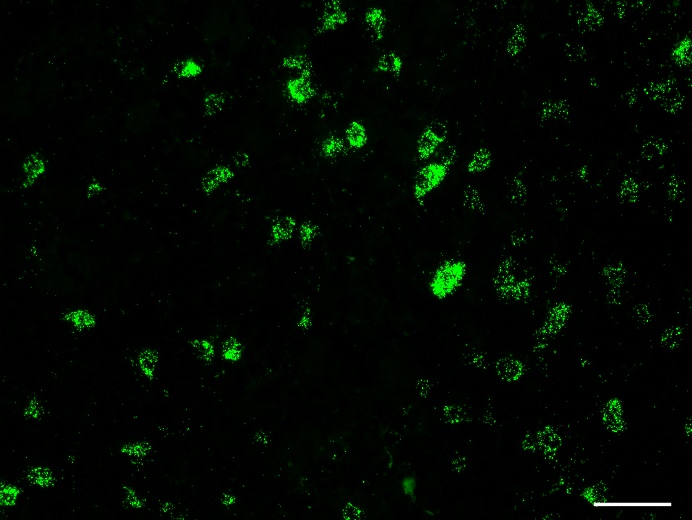
#> input picture test_green.jpg, 692 x 520 px
$ jupyter execute notebook.ipynb   (shell and % lines are left out)   (older library calls are emulated)
#> lines starting #> are read from the running program, lines starting #| are printed output that depends on the picture; after the words box and inside, x2 and y2 are one past the last pixel; in counts of white or black regions, pixels touching at a corner belong together
#> further down, green_image is the input picture: shape (520, 692, 3); mean B, G, R 1.6, 7.8, 1.6
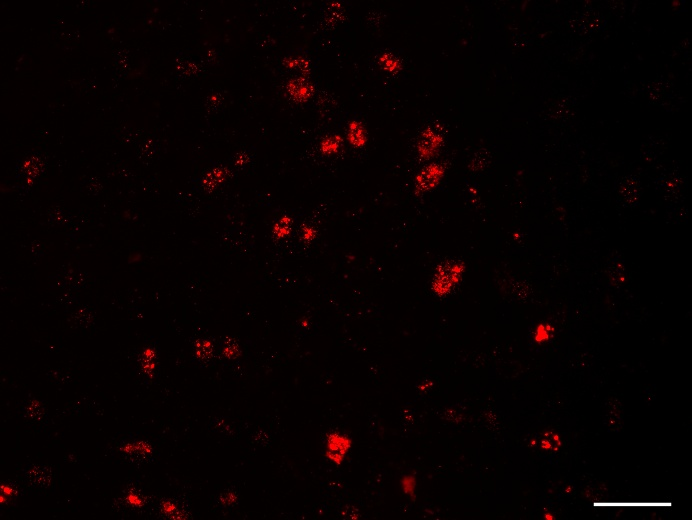
#> input picture test_red.jpg, 692 x 520 px
#> further down, red_image is the input picture: shape (520, 692, 3); mean B, G, R 0.6, 0.7, 7.5
# Analyzing fluorescent images with OpenCV in Python

[cell 1]
# import libraries
import cv2
import numpy as np

from matplotlib import pyplot as plt

from skimage.feature import peak_local_max
from skimage.morphology import watershed
from scipy import ndimage

[cell 2]
def watershed_seg(image1, image2, thresh_min = 5, min_dist = 10):

    # based on http://www.pyimagesearch.com/2015/11/02/watershed-opencv/

    # create lists to store the intensities of light in each cell in each of the two images
#> called with thresh_min = 15, min_dist = 5
    image1_intensity = []
    image2_intensity = []
    classification = []

    # make copies of the images
    image1 = image1.copy()
    image2 = image2.copy()

    # we also create a combined image to draw on
    combined = cv2.addWeighted(image1, 0.5, image2, 0.5, 0)

    shifted1 = cv2.bilateralFilter(image1 ,9,75,75)
    gray1 = cv2.cvtColor(shifted1, cv2.COLOR_BGR2GRAY)
    _, thresh1 = cv2.threshold(gray1, thresh_min, 255, cv2.THRESH_BINARY)
#> thresh1: shape (520, 692); 5.7% white; 559 white regions (484 under 20 px), largest, box (x1, y1, x2, y2) and area: (283, 54, 318, 106) 1153, (428, 259, 466, 300) 1022, (320, 121, 368, 158) 1013

    shifted2 = cv2.bilateralFilter(image2 ,9,75,75)
    gray2 = cv2.cvtColor(shifted2, cv2.COLOR_BGR2GRAY)
    _, thresh2 = cv2.threshold(gray2, thresh_min, 255, cv2.THRESH_BINARY)
#> thresh2: shape (520, 692); 2.1% white; 142 white regions (110 under 20 px), largest, box (x1, y1, x2, y2) and area: (432, 263, 464, 297) 685, (326, 432, 351, 464) 565, (415, 163, 444, 194) 535

    # combine thresholding images
    thresh = thresh2 + thresh1

    # stuff to do the watershed segmentation
    # note that this is on the combined thresh image
    # so the contours are assumed to be cells
    D = ndimage.distance_transform_edt(thresh)
    localMax = peak_local_max(D, indices=False, min_distance=min_dist, labels=thresh)
#> localMax: shape (520, 692) bool; 0.14% white in thin lines or dots
    markers = ndimage.label(localMax, structure=np.ones((3, 3)))[0]
#> markers: shape (520, 692) int32; 488 distinct labels, from 0 to 487
    labels = watershed(-D, markers, mask=thresh)
#> labels: shape (520, 692) int32; 488 distinct labels, from 0 to 487

    # each 'contour' according to the watershed seg is labeled a different number, so we loop through each
    for label in np.unique(labels):
    # if the label is zero, we are examining the 'background'
    # so simply ignore it
        if label == 0:
            continue

        # otherwise, allocate memory for the label region and draw
        # it on the mask
        mask = np.zeros(gray1.shape, dtype="uint8")
        mask[labels == label] = 255

        ## need to:
        ## apply the labels to the combined `thresh` image
        ## apply the contours in the mask to each greyscale image
        ## find the average intensity inside the labeled parts of each greyscale image
        ## cv2.mean(image, mask)

        # detect contours in the mask and grab the largest one
        contours = cv2.findContours(mask.copy(), cv2.RETR_EXTERNAL, cv2.CHAIN_APPROX_SIMPLE)[-2]
        c = max(contours, key = cv2.contourArea)

        # if the contour is large enough, we assume it's a cell.
        # we then reference the original image and find the average color in the contour region
        # in each of the original photos

        if cv2.contourArea(c) > 25:

            # find the average intensity of the first image in the contour
            mask = np.zeros(gray1.shape,np.uint8)
            cv2.drawContours(mask,[c],0,255,-1)
            avg1 = cv2.mean(gray1, mask = mask)[0]
            image1_intensity.append(avg1)

            # find the average intensity of the second image in the contour
            mask = np.zeros(gray2.shape,np.uint8)
            cv2.drawContours(mask,[c],0,255,-1)
            avg2 = cv2.mean(gray2, mask = mask)[0]
            image2_intensity.append(avg2)

            # classify
            if avg1 >= 15 and avg2 >= 15:
                text = "both"
            elif avg1 >= 15 and avg2 < 15:
                text = "image1"
            elif avg1 < 15 and avg2 >= 15:
                text = "image2"

            classification.append(text)

            # draw the contour on the combined image
            cv2.drawContours(combined, [c], 0, (232,79,34), 1)
            # draw a circle enclosing the object
            ((x, y), r) = cv2.minEnclosingCircle(c)
            cv2.putText(combined, "{}".format(text), (int(x) - 10, int(y)),cv2.FONT_HERSHEY_SIMPLEX, 0.4, (165,205,213), 1)
#> this loop made 488 passes
#> (avg1, avg2, text, x, y, r) on passes 2, 12, 13, 16, 17, 18, 24, 27, 35, 37, 49, 50: (36.19, 15.36, 'both', 332.7, 4.85, 7.94), (33.07, 2.55, 'image1', 593.9, 13.62, 12.6), (32.87, 2.04, 'image1', 619.5, 8.5, 8.63), (52.2, 9.89, 'image1', 338.9, 15.61, 8.89), (54.05, 3.96, 'image1', 376, 23, 16.28), (45.7, 8.14, 'image1', 325, 22, 12.81), (32.89, 2.17, 'image1', 518.8, 27.79, 4.39), (32.38, 2.19, 'image1', 517.9, 38.45, 7.07), (34.23, 1.91, 'image1', 512.9, 47.6, 7.46), (56.1, 0.927, 'image1', 683.5, 51, 15.4), (41.8, 18.85, 'both', 296.6, 65.72, 14.4), (32.91, 24.57, 'both', 381.5, 62.5, 10.7)
#> c on passes 3 to 8: [[495, 5], [495, 6]], [[632, 5], [632, 6], [633, 5]], [[570, 6]], [[637, 6]], [[649, 7]], [[295, 8]]
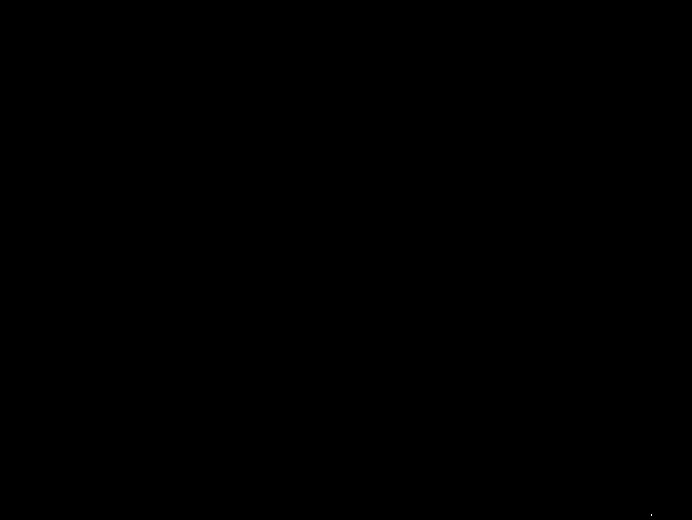
#> mask: shape (520, 692); 0% white in thin lines or dots, all inside (x1, y1, x2, y2) = (651, 514, 652, 516)
#> after the loop, classification = 105 items, first 6: 'both', 'image1', 'image1', 'image1', 'image1', 'image1'; image1_intensity = 105 values, max 166.2 at index 98, min 5.66 at index 86, mean 41.52; image2_intensity = 105 values, max 166.2 at index 98, min 0 at index 79, mean 15.24

    plt.figure(figsize = (20,20))
    plt.imshow(combined)
    plt.title("combined")
    plt.show()
    return combined, image1_intensity, image2_intensity, classification

[cell 3]
green_image = cv2.imread('test_green.jpg')
red_image = cv2.imread('test_red.jpg')

combined_image, image1_list, image2_list, labels = watershed_seg(green_image, red_image, min_dist = 5, thresh_min = 15)
#> image1_list has the same summary as image1_intensity in watershed_seg; image2_list has the same summary as image2_intensity in watershed_seg; labels has the same summary as classification in watershed_seg

cv2.imwrite('/Users/lukereding/Documents/detect_fluorescent_overlap/combined_labeled.jpg', combined_image)
#> Out = True

[cell 4]
# show histograms of image 1 and image 2 intensity expression
# (may help inform parameter choices about)

import pandas as pd
from bokeh.charts import Histogram, show, output_notebook, Scatter

df_wide = pd.DataFrame({'image_1': image1_list, 'image_2' : image2_list, 'cell' : list(range(1, len(image1_list) + 1))})
#> df_wide = table of 105 rows and 3 columns

# number of cells identified
num_cells = df_wide.shape[0]
#> num_cells = 105

df = df_wide.melt(id_vars=['cell'])
#> df = table of 210 rows and 3 columns

hist = Histogram(df, values='value', color='variable',
                  title="intensity value in {} id'ed cells".format(num_cells), xlabel = "intensity", ylabel = "number", legend='top_right')
output_notebook()

show(hist)

[cell 5]
labs = pd.Series(labels)
labs.value_counts()

[cell 6]
# scatter plot


p = Scatter(df_wide, x='image_1', y='image_2', title="",
            xlabel="image 1 intensity", ylabel="image 2 intensity")

output_notebook()

show(p)

------------
# using the DAPI images

- load in the images
- blob detection of DAPI
- watershed algorithm
- expand blobs
- apply mask to other pics

[cell 7]
blue = cv2.imread('blue.jpg')
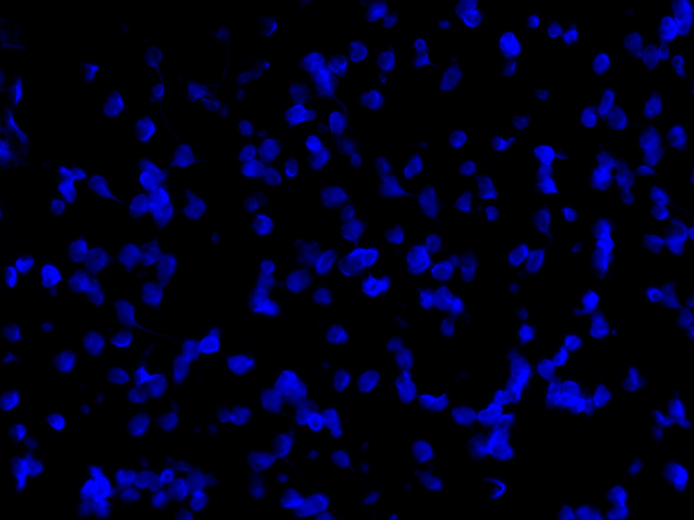
#> input picture blue.jpg, 1388 x 1040 px (shown at 1/2 size)
#> blue is the input picture: shape (1040, 1388, 3); mean B, G, R 27.3, 0.1, 0.2
green = cv2.imread('green.jpg')
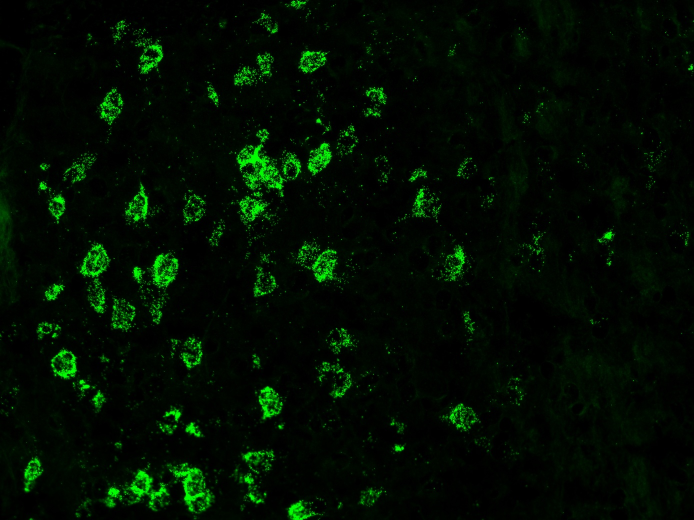
#> input picture green.jpg, 1388 x 1040 px (shown at 1/2 size)
#> green is the input picture: shape (1040, 1388, 3); mean B, G, R 1.1, 13.4, 1.2
red = cv2.imread('red.jpg')
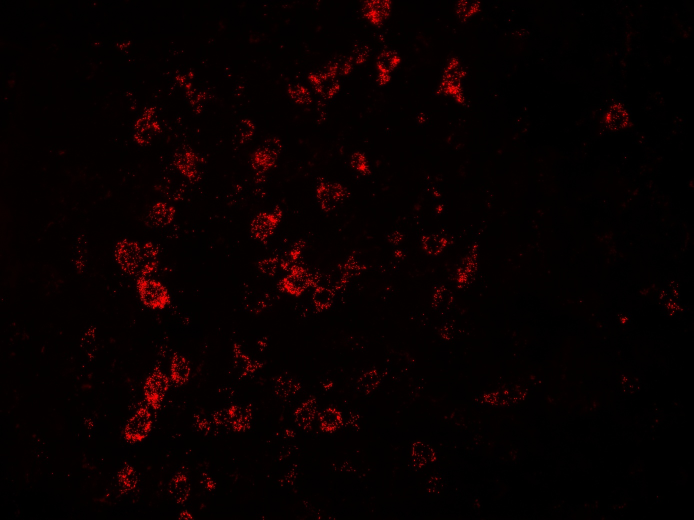
#> input picture red.jpg, 1388 x 1040 px (shown at 1/2 size)
#> red is the input picture: shape (1040, 1388, 3); mean B, G, R 0.4, 0.5, 7.9
combined = cv2.imread('combined.jpg')
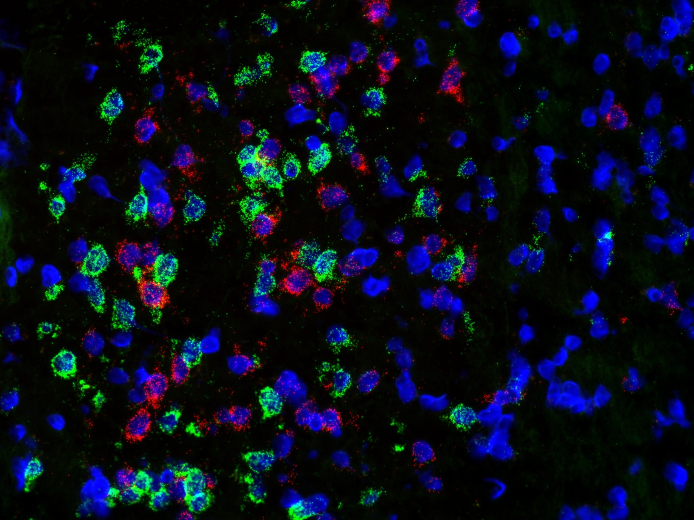
#> input picture combined.jpg, 1388 x 1040 px (shown at 1/2 size)
#> combined is the input picture: shape (1040, 1388, 3); mean B, G, R 28.1, 13.4, 8.6

# this is the constant that gets multiplied by the radius to approximate the cell size
scaling_factor = 1

# convert red and green images to gray for later
red_gray = cv2.cvtColor(red, cv2.COLOR_BGR2GRAY)
green_gray = cv2.cvtColor(green, cv2.COLOR_BGR2GRAY)

## lists
red = []
green = []
cat = []
centers = []

# blur
blurred = cv2.bilateralFilter(blue ,9,75,75)
# convert to gray
gray = cv2.cvtColor(blurred, cv2.COLOR_BGR2GRAY)

# threshold
_, thresh = cv2.threshold(gray, 10, 255, cv2.THRESH_BINARY)
#> thresh: shape (1040, 1388); 13.2% white; 180 white regions (15 under 20 px), largest, box (x1, y1, x2, y2) and area: (905, 708, 1063, 920) 10414, (1075, 671, 1222, 827) 7910, (525, 741, 683, 874) 7094


# watershed
D = ndimage.distance_transform_edt(thresh)
#> D: shape (1040, 1388) float64

### this min_distance parameter is really important
localMax = peak_local_max(D, indices=False, min_distance= 8, labels=thresh)
#> localMax: shape (1040, 1388) bool; 0.02% white in thin lines or dots
markers = ndimage.label(localMax, structure=np.ones((3, 3)))[0]
#> markers: shape (1040, 1388) int32; 261 distinct labels, from 0 to 260
labels = watershed(-D, markers, mask=thresh)
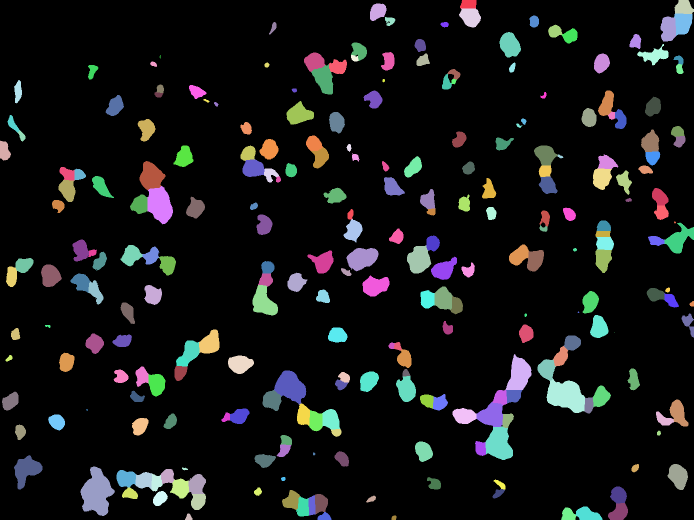
#> labels: shape (1040, 1388) int32 (shown at 1/2 size); 261 distinct labels, from 0 to 260; one colour per label, 0 black

print("number of nuclei identified: {}".format(len(np.unique(labels))))
#| number of nuclei identified: 261

for label in np.unique(labels):
    # if the label is zero, we are examining the 'background'
    # so simply ignore it
    if label == 0:
        continue

    # otherwise, allocate memory for the label region and draw
    # it on the mask
    mask = np.zeros(gray.shape, dtype="uint8")
    mask[labels == label] = 255

    # detect contours in the mask and grab the largest one
    cnts = cv2.findContours(mask.copy(), cv2.RETR_EXTERNAL,
        cv2.CHAIN_APPROX_SIMPLE)[-2]
    c = max(cnts, key=cv2.contourArea)

    if cv2.contourArea(c) > 25:

        # find the average intensity of the red stain contour
        mask = np.zeros(red_gray.shape,np.uint8)
        # get the enclosing circle of the contour
        ((x, y), r) = cv2.minEnclosingCircle(c)
        # draw the circle on an empty image to ask as a mask
        cv2.circle(mask, (int(x), int(y)), int(r*scaling_factor), 1, thickness=-1)
#         masked_red = cv2.bitwise_and(red_grey, red_grey, mask = mask)

        # get average strength of the red and green signals
        avg_red = cv2.mean(red_gray, mask = mask)[0]
        avg_green = cv2.mean(green_gray, mask = mask)[0]

        # add to lists
        red.append(avg_red)
        green.append(avg_green)
        centers.append((int(x), int(y)))

        # make into categories
        if avg_green > 20 and avg_red > 10:
            cat.append("both")
        elif avg_green <= 20 and avg_red > 10:
            cat.append("red")
        elif avg_green > 20 and avg_red <= 10:
            cat.append("green")
        else:
            cat.append("nada")

#         # find the average intensity of the red stain contour
#         mask = np.zeros(green_gray.shape,np.uint8)

#         # get the enclosing circle of the contour
#         ((x, y), r) = cv2.minEnclosingCircle(c)

#         # draw the circle on an empty image to ask as a mask
#         cv2.circle(mask, (int(x), int(y)), int(r*scaling_factor), 1, thickness=-1)

#         # masked_red = cv2.bitwise_and(red_grey, red_grey, mask = mask)
#         avg_red = cv2.mean(red_gray, mask = mask)[0]
#         red.append(avg_red)


    # draw a circle enclosing the object
    ((x, y), r) = cv2.minEnclosingCircle(c)
    cv2.circle(blue, (int(x), int(y)), int(r), (29, 40, 200), 2)
    cv2.putText(combined, "{}: {}".format(label, cat[-1]), (int(x) - 10, int(y)),
        cv2.FONT_HERSHEY_SIMPLEX, 0.4, (29, 40, 200), 2)
#> this loop made 261 passes
#> (avg_red, avg_green) on passes 2 to 13: (16.1, 1.69), (31.39, 4.98), (0.486, 2.23), (10.74, 5.11), (4.2, 3.71), (0.775, 3.19), (1.65, 2.34), (1.27, 5.79), (1.49, 42.47), (0.592, 4.83), (0.884, 5.04), (0.98, 6.47)
#> avg_red on pass 32: 16.73
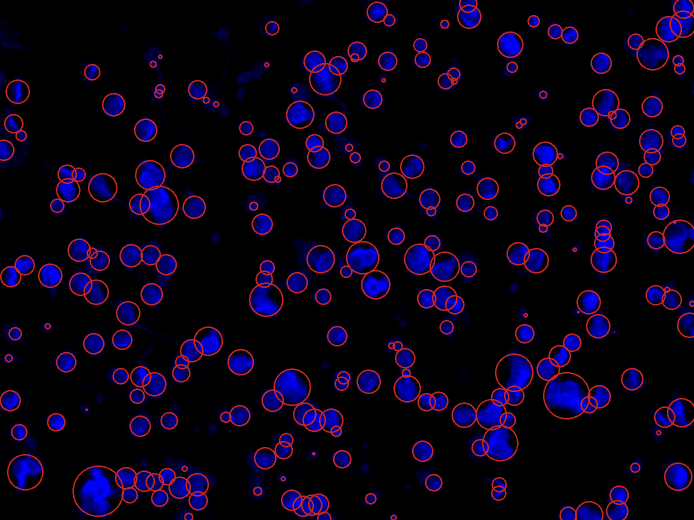
#> blue: shape (1040, 1388, 3) (shown at 1/2 size); 5.66% of pixels changed, all inside (x1, y1, x2, y2) = (0, 0, 1388, 1040)
#> mask: shape (1040, 1388); values 0 (black) and 1 (white), 0.11% white; 1 white region, box (x1, y1, x2, y2) and area: (1151, 1003, 1206, 1040) 1645

# show the result
plt.figure(figsize=(15,15))
(B, G, R) = cv2.split(blue)
image = cv2.merge([R, G, B])
plt.imshow(image)
plt.show()

cv2.imwrite("watershed.jpg", blue)
cv2.imwrite("combined_with_measures.jpg", combined)
#> Out = True

[cell 8]
import pandas as pd
categories = pd.Series(cat)
categories.value_counts()

[cell 9]
# put a dot on the 'both' cells

cents = [centers[i] for i, x in enumerate(cat) if x == "both"]

combined = cv2.imread('combined.jpg')

for cent in cents:
    cv2.circle(combined, cent, 10, (255,255,255), -1)
#> this loop made 4 passes
#> cent on passes 1 to 4: (507, 337), (364, 724), (369, 937), (359, 975)
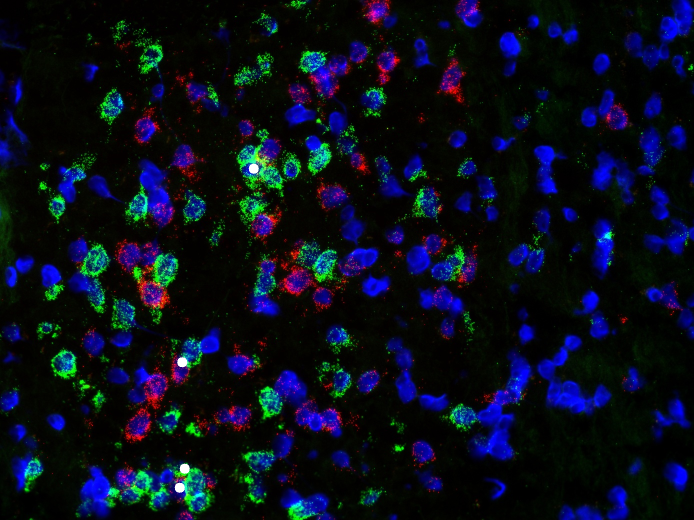
#> combined: shape (1040, 1388, 3) (shown at 1/2 size); 0.09% of pixels changed, all inside (x1, y1, x2, y2) = (349, 327, 518, 986)

plt.figure(figsize=(15,15))
(B, G, R) = cv2.split(combined)
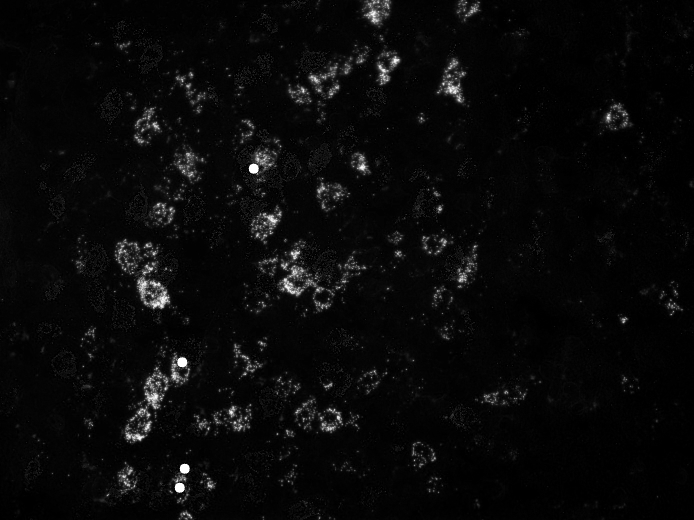
#> R: shape (1040, 1388) (shown at 1/2 size); min 0, max 255, mean 8.8
image = cv2.merge([R, G, B])
plt.imshow(image)
plt.show()
